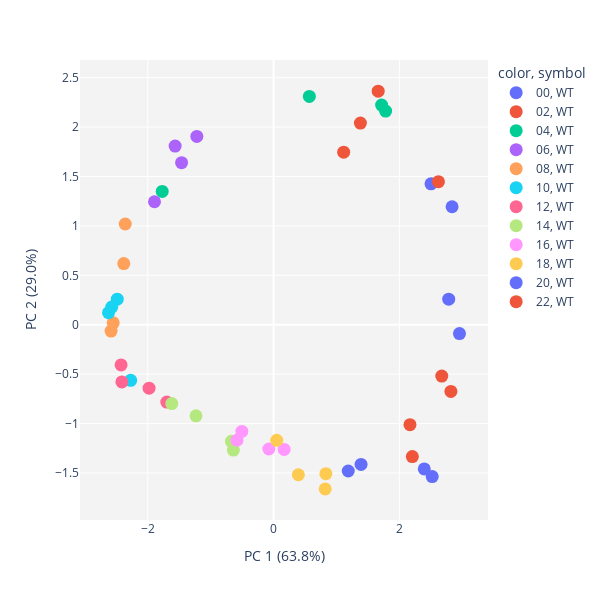
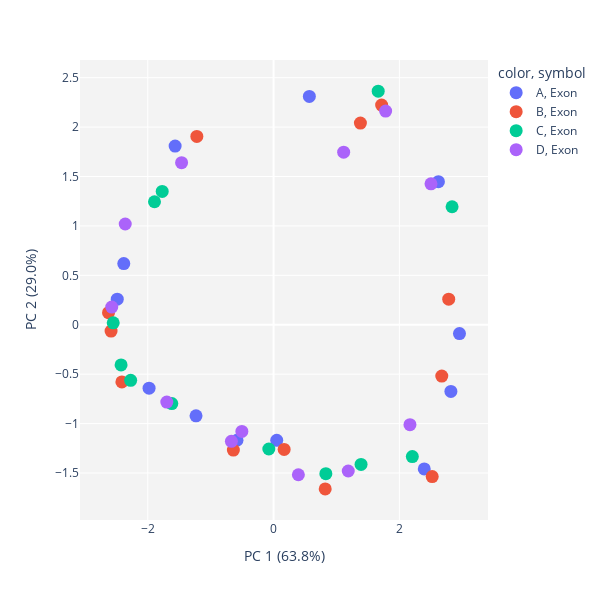
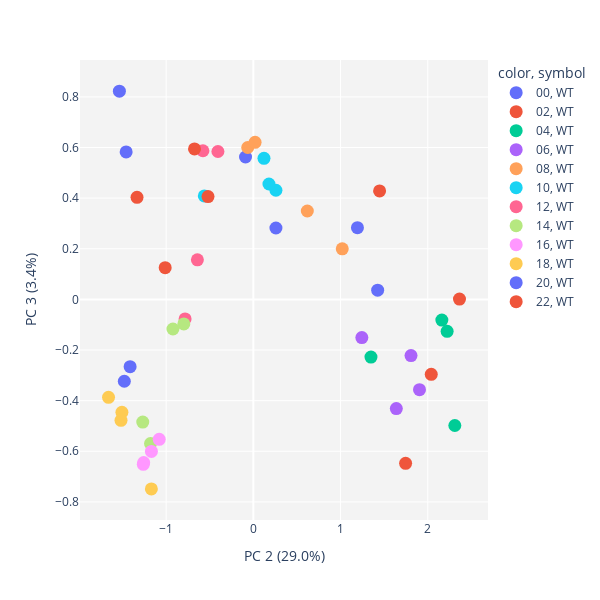
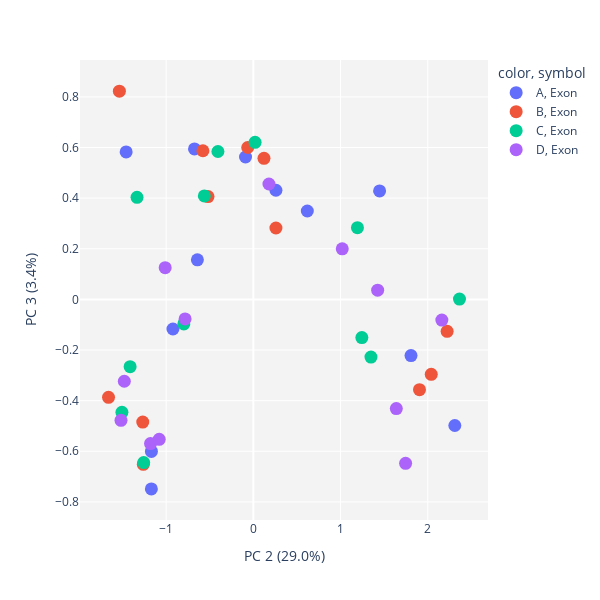

Notebook cell for these charts, in order:
### Code cell
#Perform the PCA on exons
pca_exons = run_PCA(dat_exons, x_1=1, x_2=2, col='time', shape='condition', scale_d=True, log=False);
run_PCA(dat_exons, x_1=1, x_2=2, col='replicate', shape='feature', scale_d=True, log=False);

run_PCA(dat_exons, x_1=2, x_2=3, col='time', shape='condition', scale_d=True, log=False);
run_PCA(dat_exons, x_1=2, x_2=3, col='replicate', shape='feature', scale_d=True, log=False);

run_PCA(dat_exons, x_1=3, x_2=4, col='time', shape='condition', scale_d=True, log=False);
run_PCA(dat_exons, x_1=3, x_2=4, col='replicate', shape='feature', scale_d=True, log=False);

### Figure 1 — Plotly figure (JSON) as saved in the notebook; plotly's stock layout.template omitted (floating-point values rounded to 4 significant figures)
{"data": [{"hovertemplate": "color=00<br>symbol=WT<br>0=%{x}<br>1=%{y}<extra></extra>", "legendgroup": "00, WT", "marker": {"color": "#636efa", "size": 13, "symbol": "circle"}, "mode": "markers", "name": "00, WT", "orientation": "v", "showlegend": true, "type": "scatter", "x": [2.956, 2.785, 2.838, 2.503], "xaxis": "x", "y": [-0.08954, 0.2591, 1.194, 1.426], "yaxis": "y"}, {"hovertemplate": "color=02<br>symbol=WT<br>0=%{x}<br>1=%{y}<extra></extra>", "legendgroup": "02, WT", "marker": {"color": "#EF553B", "size": 13, "symbol": "circle"}, "mode": "markers", "name": "02, WT", "orientation": "v", "showlegend": true, "type": "scatter", "x": [2.621, 1.381, 1.664, 1.115], "xaxis": "x", "y": [1.448, 2.04, 2.364, 1.746], "yaxis": "y"}, {"hovertemplate": "color=04<br>symbol=WT<br>0=%{x}<br>1=%{y}<extra></extra>", "legendgroup": "04, WT", "marker": {"color": "#00cc96", "size": 13, "symbol": "circle"}, "mode": "markers", "name": "04, WT", "orientation": "v", "showlegend": true, "type": "scatter", "x": [0.5691, 1.718, -1.77, 1.782], "xaxis": "x", "y": [2.31, 2.222, 1.349, 2.162], "yaxis": "y"}, {"hovertemplate": "color=06<br>symbol=WT<br>0=%{x}<br>1=%{y}<extra></extra>", "legendgroup": "06, WT", "marker": {"color": "#ab63fa", "size": 13, "symbol": "circle"}, "mode": "markers", "name": "06, WT", "orientation": "v", "showlegend": true, "type": "scatter", "x": [-1.565, -1.219, -1.893, -1.462], "xaxis": "x", "y": [1.808, 1.905, 1.244, 1.64], "yaxis": "y"}, {"hovertemplate": "color=08<br>symbol=WT<br>0=%{x}<br>1=%{y}<extra></extra>", "legendgroup": "08, WT", "marker": {"color": "#FFA15A", "size": 13, "symbol": "circle"}, "mode": "markers", "name": "08, WT", "orientation": "v", "showlegend": true, "type": "scatter", "x": [-2.381, -2.583, -2.549, -2.358], "xaxis": "x", "y": [0.6191, -0.06427, 0.01994, 1.02], "yaxis": "y"}, {"hovertemplate": "color=10<br>symbol=WT<br>0=%{x}<br>1=%{y}<extra></extra>", "legendgroup": "10, WT", "marker": {"color": "#19d3f3", "size": 13, "symbol": "circle"}, "mode": "markers", "name": "10, WT", "orientation": "v", "showlegend": true, "type": "scatter", "x": [-2.485, -2.623, -2.272, -2.572], "xaxis": "x", "y": [0.2591, 0.1221, -0.562, 0.1791], "yaxis": "y"}, {"hovertemplate": "color=12<br>symbol=WT<br>0=%{x}<br>1=%{y}<extra></extra>", "legendgroup": "12, WT", "marker": {"color": "#FF6692", "size": 13, "symbol": "circle"}, "mode": "markers", "name": "12, WT", "orientation": "v", "showlegend": true, "type": "scatter", "x": [-1.979, -2.411, -2.424, -1.697], "xaxis": "x", "y": [-0.6415, -0.578, -0.4061, -0.7826], "yaxis": "y"}, {"hovertemplate": "color=14<br>symbol=WT<br>0=%{x}<br>1=%{y}<extra></extra>", "legendgroup": "14, WT", "marker": {"color": "#B6E880", "size": 13, "symbol": "circle"}, "mode": "markers", "name": "14, WT", "orientation": "v", "showlegend": true, "type": "scatter", "x": [-1.232, -0.6388, -1.618, -0.6701], "xaxis": "x", "y": [-0.9218, -1.268, -0.7971, -1.179], "yaxis": "y"}, {"hovertemplate": "color=16<br>symbol=WT<br>0=%{x}<br>1=%{y}<extra></extra>", "legendgroup": "16, WT", "marker": {"color": "#FF97FF", "size": 13, "symbol": "circle"}, "mode": "markers", "name": "16, WT", "orientation": "v", "showlegend": true, "type": "scatter", "x": [-0.5815, 0.1684, -0.07522, -0.5036], "xaxis": "x", "y": [-1.169, -1.262, -1.257, -1.079], "yaxis": "y"}, {"hovertemplate": "color=18<br>symbol=WT<br>0=%{x}<br>1=%{y}<extra></extra>", "legendgroup": "18, WT", "marker": {"color": "#FECB52", "size": 13, "symbol": "circle"}, "mode": "markers", "name": "18, WT", "orientation": "v", "showlegend": true, "type": "scatter", "x": [0.05058, 0.8213, 0.8314, 0.3946], "xaxis": "x", "y": [-1.169, -1.66, -1.507, -1.517], "yaxis": "y"}, {"hovertemplate": "color=20<br>symbol=WT<br>0=%{x}<br>1=%{y}<extra></extra>", "legendgroup": "20, WT", "marker": {"color": "#636efa", "size": 13, "symbol": "circle"}, "mode": "markers", "name": "20, WT", "orientation": "v", "showlegend": true, "type": "scatter", "x": [2.396, 2.522, 1.391, 1.188], "xaxis": "x", "y": [-1.458, -1.536, -1.413, -1.479], "yaxis": "y"}, {"hovertemplate": "color=22<br>symbol=WT<br>0=%{x}<br>1=%{y}<extra></extra>", "legendgroup": "22, WT", "marker": {"color": "#EF553B", "size": 13, "symbol": "circle"}, "mode": "markers", "name": "22, WT", "orientation": "v", "showlegend": true, "type": "scatter", "x": [2.819, 2.674, 2.206, 2.169], "xaxis": "x", "y": [-0.6745, -0.5197, -1.334, -1.011], "yaxis": "y"}], "layout": {"height": 600, "legend": {"title": {"text": "color, symbol"}, "tracegroupgap": 0}, "margin": {"t": 60}, "plot_bgcolor": "rgb(243,243,243)", "width": 600, "xaxis": {"anchor": "y", "domain": [0, 1], "title": {"text": "PC 1 (63.8%)"}}, "yaxis": {"anchor": "x", "domain": [0, 1], "title": {"text": "PC 2 (29.0%)"}}}}

### Figure 2 — Plotly figure (JSON) as saved in the notebook; plotly's stock layout.template omitted (floating-point values rounded to 4 significant figures)
{"data": [{"hovertemplate": "color=A<br>symbol=Exon<br>0=%{x}<br>1=%{y}<extra></extra>", "legendgroup": "A, Exon", "marker": {"color": "#636efa", "size": 13, "symbol": "circle"}, "mode": "markers", "name": "A, Exon", "orientation": "v", "showlegend": true, "type": "scatter", "x": [2.956, 2.621, 0.5691, -1.565, -2.381, -2.485, -1.979, -1.232, -0.5815, 0.05058, 2.396, 2.819], "xaxis": "x", "y": [-0.08954, 1.448, 2.31, 1.808, 0.6191, 0.2591, -0.6415, -0.9218, -1.169, -1.169, -1.458, -0.6745], "yaxis": "y"}, {"hovertemplate": "color=B<br>symbol=Exon<br>0=%{x}<br>1=%{y}<extra></extra>", "legendgroup": "B, Exon", "marker": {"color": "#EF553B", "size": 13, "symbol": "circle"}, "mode": "markers", "name": "B, Exon", "orientation": "v", "showlegend": true, "type": "scatter", "x": [2.785, 1.381, 1.718, -1.219, -2.583, -2.623, -2.411, -0.6388, 0.1684, 0.8213, 2.522, 2.674], "xaxis": "x", "y": [0.2591, 2.04, 2.222, 1.905, -0.06427, 0.1221, -0.578, -1.268, -1.262, -1.66, -1.536, -0.5197], "yaxis": "y"}, {"hovertemplate": "color=C<br>symbol=Exon<br>0=%{x}<br>1=%{y}<extra></extra>", "legendgroup": "C, Exon", "marker": {"color": "#00cc96", "size": 13, "symbol": "circle"}, "mode": "markers", "name": "C, Exon", "orientation": "v", "showlegend": true, "type": "scatter", "x": [2.838, 1.664, -1.77, -1.893, -2.549, -2.272, -2.424, -1.618, -0.07522, 0.8314, 1.391, 2.206], "xaxis": "x", "y": [1.194, 2.364, 1.349, 1.244, 0.01994, -0.562, -0.4061, -0.7971, -1.257, -1.507, -1.413, -1.334], "yaxis": "y"}, {"hovertemplate": "color=D<br>symbol=Exon<br>0=%{x}<br>1=%{y}<extra></extra>", "legendgroup": "D, Exon", "marker": {"color": "#ab63fa", "size": 13, "symbol": "circle"}, "mode": "markers", "name": "D, Exon", "orientation": "v", "showlegend": true, "type": "scatter", "x": [2.503, 1.115, 1.782, -1.462, -2.358, -2.572, -1.697, -0.6701, -0.5036, 0.3946, 1.188, 2.169], "xaxis": "x", "y": [1.426, 1.746, 2.162, 1.64, 1.02, 0.1791, -0.7826, -1.179, -1.079, -1.517, -1.479, -1.011], "yaxis": "y"}], "layout": {"height": 600, "legend": {"title": {"text": "color, symbol"}, "tracegroupgap": 0}, "margin": {"t": 60}, "plot_bgcolor": "rgb(243,243,243)", "width": 600, "xaxis": {"anchor": "y", "domain": [0, 1], "title": {"text": "PC 1 (63.8%)"}}, "yaxis": {"anchor": "x", "domain": [0, 1], "title": {"text": "PC 2 (29.0%)"}}}}

### Figure 3 — Plotly figure (JSON) as saved in the notebook; plotly's stock layout.template omitted (floating-point values rounded to 4 significant figures)
{"data": [{"hovertemplate": "color=00<br>symbol=WT<br>1=%{x}<br>2=%{y}<extra></extra>", "legendgroup": "00, WT", "marker": {"color": "#636efa", "size": 13, "symbol": "circle"}, "mode": "markers", "name": "00, WT", "orientation": "v", "showlegend": true, "type": "scatter", "x": [-0.08954, 0.2591, 1.194, 1.426], "xaxis": "x", "y": [0.5625, 0.2822, 0.2833, 0.03655], "yaxis": "y"}, {"hovertemplate": "color=02<br>symbol=WT<br>1=%{x}<br>2=%{y}<extra></extra>", "legendgroup": "02, WT", "marker": {"color": "#EF553B", "size": 13, "symbol": "circle"}, "mode": "markers", "name": "02, WT", "orientation": "v", "showlegend": true, "type": "scatter", "x": [1.448, 2.04, 2.364, 1.746], "xaxis": "x", "y": [0.4286, -0.296, 0.001451, -0.6477], "yaxis": "y"}, {"hovertemplate": "color=04<br>symbol=WT<br>1=%{x}<br>2=%{y}<extra></extra>", "legendgroup": "04, WT", "marker": {"color": "#00cc96", "size": 13, "symbol": "circle"}, "mode": "markers", "name": "04, WT", "orientation": "v", "showlegend": true, "type": "scatter", "x": [2.31, 2.222, 1.349, 2.162], "xaxis": "x", "y": [-0.4982, -0.1261, -0.2277, -0.08153], "yaxis": "y"}, {"hovertemplate": "color=06<br>symbol=WT<br>1=%{x}<br>2=%{y}<extra></extra>", "legendgroup": "06, WT", "marker": {"color": "#ab63fa", "size": 13, "symbol": "circle"}, "mode": "markers", "name": "06, WT", "orientation": "v", "showlegend": true, "type": "scatter", "x": [1.808, 1.905, 1.244, 1.64], "xaxis": "x", "y": [-0.2219, -0.3566, -0.1506, -0.4314], "yaxis": "y"}, {"hovertemplate": "color=08<br>symbol=WT<br>1=%{x}<br>2=%{y}<extra></extra>", "legendgroup": "08, WT", "marker": {"color": "#FFA15A", "size": 13, "symbol": "circle"}, "mode": "markers", "name": "08, WT", "orientation": "v", "showlegend": true, "type": "scatter", "x": [0.6191, -0.06427, 0.01994, 1.02], "xaxis": "x", "y": [0.3492, 0.6001, 0.6206, 0.1997], "yaxis": "y"}, {"hovertemplate": "color=10<br>symbol=WT<br>1=%{x}<br>2=%{y}<extra></extra>", "legendgroup": "10, WT", "marker": {"color": "#19d3f3", "size": 13, "symbol": "circle"}, "mode": "markers", "name": "10, WT", "orientation": "v", "showlegend": true, "type": "scatter", "x": [0.2591, 0.1221, -0.562, 0.1791], "xaxis": "x", "y": [0.4312, 0.5573, 0.4087, 0.4559], "yaxis": "y"}, {"hovertemplate": "color=12<br>symbol=WT<br>1=%{x}<br>2=%{y}<extra></extra>", "legendgroup": "12, WT", "marker": {"color": "#FF6692", "size": 13, "symbol": "circle"}, "mode": "markers", "name": "12, WT", "orientation": "v", "showlegend": true, "type": "scatter", "x": [-0.6415, -0.578, -0.4061, -0.7826], "xaxis": "x", "y": [0.1563, 0.5873, 0.5842, -0.07721], "yaxis": "y"}, {"hovertemplate": "color=14<br>symbol=WT<br>1=%{x}<br>2=%{y}<extra></extra>", "legendgroup": "14, WT", "marker": {"color": "#B6E880", "size": 13, "symbol": "circle"}, "mode": "markers", "name": "14, WT", "orientation": "v", "showlegend": true, "type": "scatter", "x": [-0.9218, -1.268, -0.7971, -1.179], "xaxis": "x", "y": [-0.1169, -0.4844, -0.097, -0.5697], "yaxis": "y"}, {"hovertemplate": "color=16<br>symbol=WT<br>1=%{x}<br>2=%{y}<extra></extra>", "legendgroup": "16, WT", "marker": {"color": "#FF97FF", "size": 13, "symbol": "circle"}, "mode": "markers", "name": "16, WT", "orientation": "v", "showlegend": true, "type": "scatter", "x": [-1.169, -1.262, -1.257, -1.079], "xaxis": "x", "y": [-0.6005, -0.6515, -0.6446, -0.5526], "yaxis": "y"}, {"hovertemplate": "color=18<br>symbol=WT<br>1=%{x}<br>2=%{y}<extra></extra>", "legendgroup": "18, WT", "marker": {"color": "#FECB52", "size": 13, "symbol": "circle"}, "mode": "markers", "name": "18, WT", "orientation": "v", "showlegend": true, "type": "scatter", "x": [-1.169, -1.66, -1.507, -1.517], "xaxis": "x", "y": [-0.7485, -0.3867, -0.4457, -0.4776], "yaxis": "y"}, {"hovertemplate": "color=20<br>symbol=WT<br>1=%{x}<br>2=%{y}<extra></extra>", "legendgroup": "20, WT", "marker": {"color": "#636efa", "size": 13, "symbol": "circle"}, "mode": "markers", "name": "20, WT", "orientation": "v", "showlegend": true, "type": "scatter", "x": [-1.458, -1.536, -1.413, -1.479], "xaxis": "x", "y": [0.5826, 0.8228, -0.2656, -0.3234], "yaxis": "y"}, {"hovertemplate": "color=22<br>symbol=WT<br>1=%{x}<br>2=%{y}<extra></extra>", "legendgroup": "22, WT", "marker": {"color": "#EF553B", "size": 13, "symbol": "circle"}, "mode": "markers", "name": "22, WT", "orientation": "v", "showlegend": true, "type": "scatter", "x": [-0.6745, -0.5197, -1.334, -1.011], "xaxis": "x", "y": [0.5943, 0.4062, 0.4034, 0.1252], "yaxis": "y"}], "layout": {"height": 600, "legend": {"title": {"text": "color, symbol"}, "tracegroupgap": 0}, "margin": {"t": 60}, "plot_bgcolor": "rgb(243,243,243)", "width": 600, "xaxis": {"anchor": "y", "domain": [0, 1], "title": {"text": "PC 2 (29.0%)"}}, "yaxis": {"anchor": "x", "domain": [0, 1], "title": {"text": "PC 3 (3.4%)"}}}}

### Figure 4 — Plotly figure (JSON) as saved in the notebook; plotly's stock layout.template omitted (floating-point values rounded to 4 significant figures)
{"data": [{"hovertemplate": "color=A<br>symbol=Exon<br>1=%{x}<br>2=%{y}<extra></extra>", "legendgroup": "A, Exon", "marker": {"color": "#636efa", "size": 13, "symbol": "circle"}, "mode": "markers", "name": "A, Exon", "orientation": "v", "showlegend": true, "type": "scatter", "x": [-0.08954, 1.448, 2.31, 1.808, 0.6191, 0.2591, -0.6415, -0.9218, -1.169, -1.169, -1.458, -0.6745], "xaxis": "x", "y": [0.5625, 0.4286, -0.4982, -0.2219, 0.3492, 0.4312, 0.1563, -0.1169, -0.6005, -0.7485, 0.5826, 0.5943], "yaxis": "y"}, {"hovertemplate": "color=B<br>symbol=Exon<br>1=%{x}<br>2=%{y}<extra></extra>", "legendgroup": "B, Exon", "marker": {"color": "#EF553B", "size": 13, "symbol": "circle"}, "mode": "markers", "name": "B, Exon", "orientation": "v", "showlegend": true, "type": "scatter", "x": [0.2591, 2.04, 2.222, 1.905, -0.06427, 0.1221, -0.578, -1.268, -1.262, -1.66, -1.536, -0.5197], "xaxis": "x", "y": [0.2822, -0.296, -0.1261, -0.3566, 0.6001, 0.5573, 0.5873, -0.4844, -0.6515, -0.3867, 0.8228, 0.4062], "yaxis": "y"}, {"hovertemplate": "color=C<br>symbol=Exon<br>1=%{x}<br>2=%{y}<extra></extra>", "legendgroup": "C, Exon", "marker": {"color": "#00cc96", "size": 13, "symbol": "circle"}, "mode": "markers", "name": "C, Exon", "orientation": "v", "showlegend": true, "type": "scatter", "x": [1.194, 2.364, 1.349, 1.244, 0.01994, -0.562, -0.4061, -0.7971, -1.257, -1.507, -1.413, -1.334], "xaxis": "x", "y": [0.2833, 0.001451, -0.2277, -0.1506, 0.6206, 0.4087, 0.5842, -0.097, -0.6446, -0.4457, -0.2656, 0.4034], "yaxis": "y"}, {"hovertemplate": "color=D<br>symbol=Exon<br>1=%{x}<br>2=%{y}<extra></extra>", "legendgroup": "D, Exon", "marker": {"color": "#ab63fa", "size": 13, "symbol": "circle"}, "mode": "markers", "name": "D, Exon", "orientation": "v", "showlegend": true, "type": "scatter", "x": [1.426, 1.746, 2.162, 1.64, 1.02, 0.1791, -0.7826, -1.179, -1.079, -1.517, -1.479, -1.011], "xaxis": "x", "y": [0.03655, -0.6477, -0.08153, -0.4314, 0.1997, 0.4559, -0.07721, -0.5697, -0.5526, -0.4776, -0.3234, 0.1252], "yaxis": "y"}], "layout": {"height": 600, "legend": {"title": {"text": "color, symbol"}, "tracegroupgap": 0}, "margin": {"t": 60}, "plot_bgcolor": "rgb(243,243,243)", "width": 600, "xaxis": {"anchor": "y", "domain": [0, 1], "title": {"text": "PC 2 (29.0%)"}}, "yaxis": {"anchor": "x", "domain": [0, 1], "title": {"text": "PC 3 (3.4%)"}}}}
